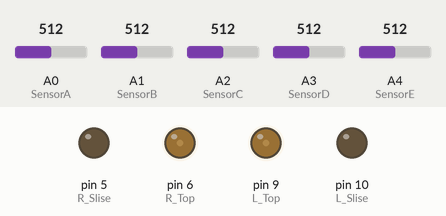
A sketch run on a simulated Arduino Uno, built with avr-gcc and run on an emulated ATmega328P. Shown: output pins drawn as LEDs (lit = HIGH). The test bench sets the inputs (shaded band); at power-on: A0 (SensorA) = 512, A1 (SensorB) = 512, A4 (SensorE) = 512, A2 (SensorC) = 512, A3 (SensorD) = 512.

Above: at 1.2 s.
1.3 s: A0 (SensorA) set to 106
2.8 s: A0 (SensorA) set to 90
At 3.7 s:
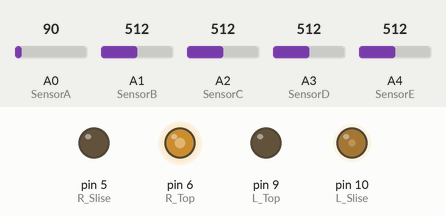
4.3 s: A1 (SensorB) set to 109
5.8 s: A1 (SensorB) set to 90
At 7.0 s:
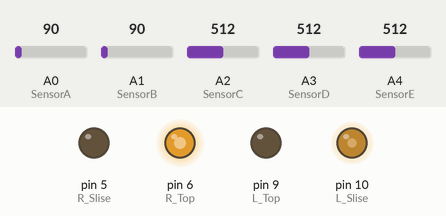
7.3 s: A4 (SensorE) set to 105
8.8 s: A4 (SensorE) set to 93
At 9.4 s:
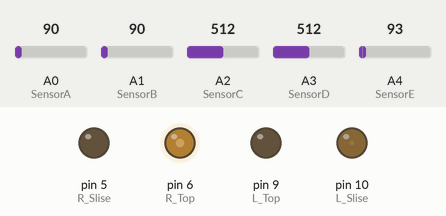
Timing chart, 0 to 11.3 s (numbered marks = the images above; inputs shaded):
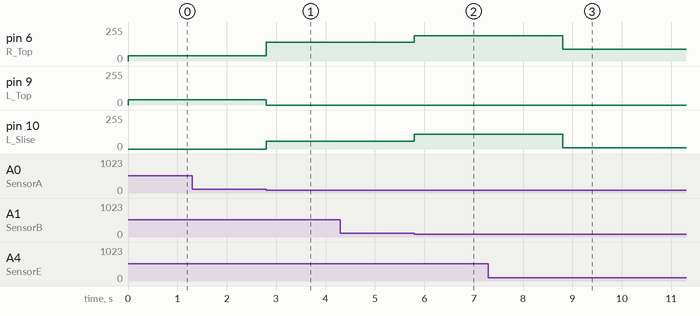

Measured:
- the behaviour switches between 100 and 99 on A0 (SensorA) (found by bisection; images 0 and 1)
- the behaviour switches between 100 and 99 on A1 (SensorB) (found by bisection; images 1 and 2)
- the behaviour switches between 100 and 99 on A4 (SensorE) (found by bisection; images 2 and 3)
- after the input at 1.3 s, every drawn part: stays the same
- after the input at 2.8 s, pin 6 (R_Top): 40/255 → 140/255 at once; pin 9 (L_Top): 40/255 → 0/255 at once; pin 10 (L_Slise): 0/255 → 60/255 at once
- after the input at 4.3 s, every drawn part: stays the same
- after the input at 5.8 s, pin 6 (R_Top): 140/255 → 190/255 at once; pin 10 (L_Slise): 60/255 → 110/255 at once
- after the input at 7.3 s, every drawn part: stays the same
- after the input at 8.8 s, pin 6 (R_Top): 190/255 → 90/255 at once; pin 10 (L_Slise): 110/255 → 10/255 at once

The sketch:

sketch_apr10a.ino
```cpp
int SensorA = A0;
int SensorB = A1;
int SensorC = A2;
int SensorD = A3;
int SensorE = A4;

const int L_Top = 9;
const int L_Slise = 10;
const int R_Top = 6;
const int R_Slise = 5;

const int kp = 70;
int LMP;
int RMP;


void setup() {
  pinMode(L_Top, OUTPUT); //motorPin
  pinMode(L_Slise, OUTPUT); //motorPin
  pinMode(R_Top, OUTPUT); //motorPin
  pinMode(R_Slise, OUTPUT); //motorPin
  pinMode(SensorA, INPUT); //sensorPin
  pinMode(SensorB, INPUT); //sensorPin
  pinMode(SensorC, INPUT); //sensorPin
  pinMode(SensorD, INPUT); //sensorPin
  pinMode(SensorE, INPUT); //sensorPin
}

void loop() {
  int n = 0;
  int sokudo = 0;

  if (analogRead(SensorA) < 100) {
    sokudo += 100;
    n += 1;
  }
  if (analogRead(SensorB) < 100) {
    sokudo += 50;
    n += 1;
  }
  if (analogRead(SensorC) < 100) {
    sokudo += 0;
    n += 1;
  }
  if (analogRead(SensorD) < 100) {
    sokudo -= 50;
    n += 1;
  }
  if (analogRead(SensorE) < 100) {
    sokudo -= 100;
    n += 1;
  }

  if (n == 0) {
    LMP = 40;
    RMP = 40;
  } else {
    LMP = 40 - sokudo;
    RMP = 40 + sokudo;
  }

  driveMotor(LMP, RMP);
}


//don't touch! this area.
void driveMotor(int left, int right) {
  if (left > 255) {
    left = 255;
  } else if (left < -255) {
    left = -255;
  }
  if (right > 255) {
    right = 255;
  } else if (right < -255) {
    right = -255;
  }
  if (left > 0) {
    analogWrite(L_Top, left);
    analogWrite(L_Slise, 0);
  } else if (left < 0) {
    left = abs(left);
    analogWrite(L_Top, 0);
    analogWrite(L_Slise, left);
  } else {
    digitalWrite(L_Top, HIGH);
    digitalWrite(L_Slise, HIGH);
  }
  if (right > 0) {
    analogWrite(R_Top, right);
    analogWrite(R_Slise, 0);
  } else if (right < 0) {
    right = abs(right);
    analogWrite(R_Top, 0);
    analogWrite(R_Slise, right);
  } else {
    digitalWrite(R_Top, HIGH);
    digitalWrite(R_Slise, HIGH);
  }
}
```
